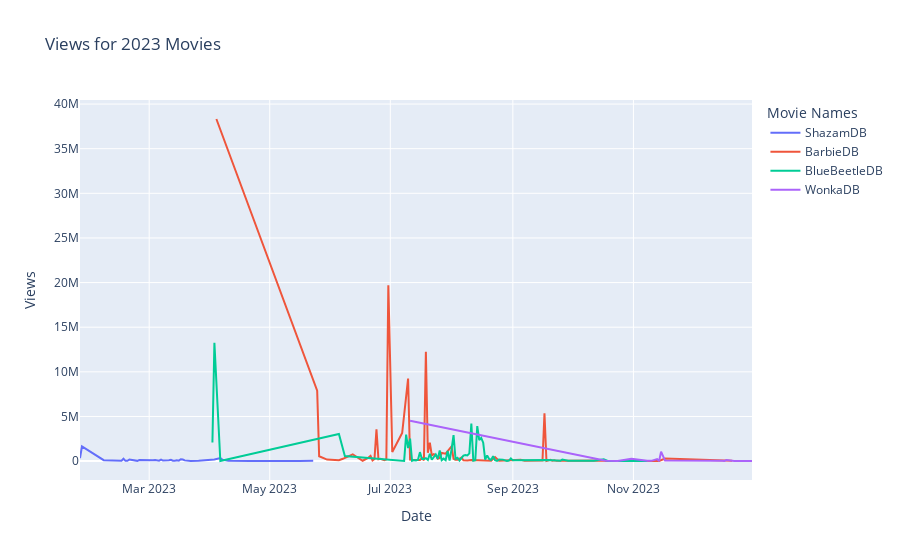

Source (notebook cell):
### Code cell
data = pd.DataFrame({
    'Date': pd.concat([
        pd.Series(ShazamDB_views.index), 
        pd.Series(BarbieDB_views.index), 
        pd.Series(BlueBeetleDB_views.index), 
        pd.Series(WonkaDB_views.index)
    ]),
    'View Count': pd.concat([
        pd.Series(ShazamDB_views.values), 
        pd.Series(BarbieDB_views.values), 
        pd.Series(BlueBeetleDB_views.values), 
        pd.Series(WonkaDB_views.values)
    ]),
    'Movie': (['ShazamDB'] * len(ShazamDB_views) +
              ['BarbieDB'] * len(BarbieDB_views) +
              ['BlueBeetleDB'] * len(BlueBeetleDB_views) +
              ['WonkaDB'] * len(WonkaDB_views))
})

fig = px.line(
    data, 
    x='Date', 
    y='View Count', 
    color='Movie', 
    title='Views for 2023 Movies'
)

fig.update_layout(
    xaxis_title='Date',
    yaxis_title='Views',
    legend_title='Movie Names',
)

fig.show()
